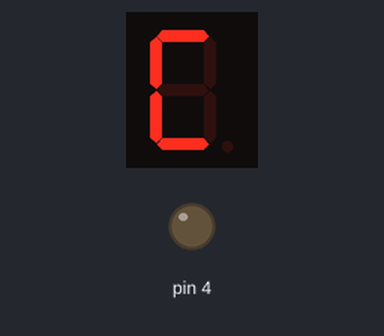
Bench run of a sketch on a simulated Arduino Uno, built with avr-gcc and run on an emulated ATmega328P. Parts: 1-digit seven-segment display, output pins drawn as LEDs (lit = HIGH). Wiring (inferred from the names in the program): 1-digit 7-segment display, segments lit when HIGH: segments pin 7, pin 6, pin 5, pin 11, pin 10, pin 8, pin 9. The segment pins are drawn as the display they are named for; pins used as bus, display or sensor lines are not drawn.

Above: at 0.1 s.
At 2.1 s:
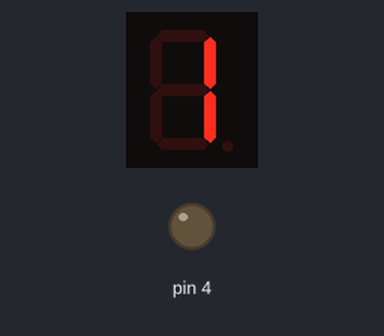
At 3.1 s:
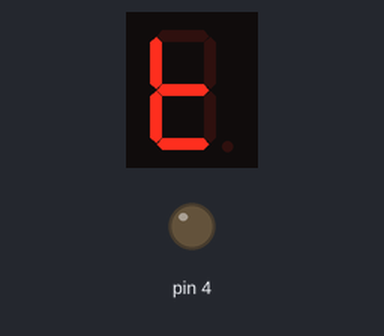
At 4.1 s:
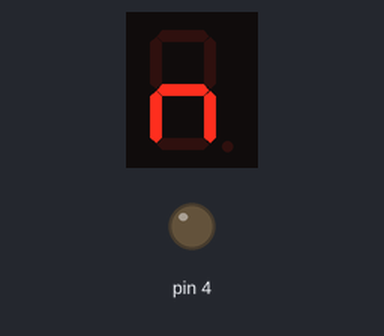
At 5.1 s:
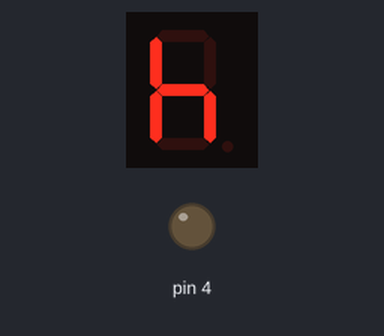
At 6.1 s:
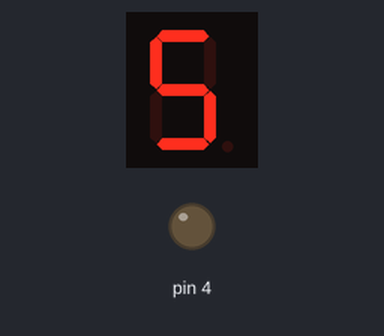

Measured:
- by itself, everything shown: repeats every 7.0 s, in 6 steps
- what the display in image 1 shows lasts 1.0 s, from 2.0 s to 3.0 s

The sketch:

_7_Segment_Display.ino
```cpp
//7-Segment Display
//You should now see the 7-segment display cycle from 0 to F

const int a=7; //a of 7-segment attach to digital pin 7
const int b=6; //b of 7-segment attach to digital pin 6
const int c=5; //c of 7-segment attach to digital pin 5
const int d=11;//d of 7-segment attach to digital pin 11
const int e=10;//e of 7-segment attach to digital pin 10
const int f=8;//f of 7-segment attach to digital pin 8
const int g=9;//g of 7-segment attach to digital pin 9
const int dp=4;//dp of 7-segment attach to digital pin 4

void setup()
{
  //loop over thisPin from 4 to 11 and set them all to output
  for(int thisPin = 4;thisPin <= 11;thisPin++)
  {
    pinMode(thisPin,OUTPUT);
  }
}

void loop()
{
  digital_1();//diaplay 1 to the 7-segment
  delay(1000);//wait for a second
  digital_2();//diaplay 2 to the 7-segment
  delay(1000); //wait for a second
  digital_3();//diaplay 3 to the 7-segment
  delay(1000); //wait for a second
  digital_4();//diaplay 4 to the 7-segment
  delay(1000); //wait for a second
  digital_5();//diaplay 5 to the 7-segment
  delay(1000); //wait for a second
  digital_6();//diaplay 6 to the 7-segment
  delay(1000); //wait for a second
  digital_7();//diaplay 7 to the 7-segment
  delay(1000); //wait for a second
  //digital_8();//diaplay 8 to the 7-segment
//  delay(1000); //wait for a second
}

void digital_1(void) //diaplay 1 to the 7-segment
{
  digitalWrite(a,HIGH);//turn the c of the 7-segment on
  digitalWrite(b,LOW);//turn the b of the 7-segment on
  digitalWrite(c,LOW);
  digitalWrite(d,HIGH);
  digitalWrite(e,HIGH);
  digitalWrite(f,HIGH);
  digitalWrite(g,LOW);
}
void digital_2(void) //diaplay 2 to the 7-segment
{
   digitalWrite(a,HIGH);//turn the c of the 7-segment on
  digitalWrite(b,LOW);//turn the b of the 7-segment on
  digitalWrite(c,LOW);
  digitalWrite(d,HIGH);
  digitalWrite(e,HIGH);
  digitalWrite(f,HIGH);
  digitalWrite(g,LOW);
}
void digital_3(void) //diaplay 3 to the 7-segment
{
    digitalWrite(a,LOW);//turn the c of the 7-segment on
  digitalWrite(b,HIGH);//turn the b of the 7-segment on
  digitalWrite(c,HIGH);
  digitalWrite(d,LOW);
  digitalWrite(e,LOW);
  digitalWrite(f,LOW);
  digitalWrite(g,LOW);
}
void digital_4(void) //diaplay 4 to the 7-segment
{
    digitalWrite(a,LOW);//turn the c of the 7-segment on
  digitalWrite(b,LOW);//turn the b of the 7-segment on
  digitalWrite(c,LOW);
  digitalWrite(d,HIGH);
  digitalWrite(e,HIGH);
  digitalWrite(f,HIGH);
  digitalWrite(g,HIGH);
}
void digital_5(void) //diaplay 5 to the 7-segment
{
  digitalWrite(a,LOW);//turn the c of the 7-segment on
  digitalWrite(b,LOW);//turn the b of the 7-segment on
  digitalWrite(c,HIGH);
  digitalWrite(d,LOW);
  digitalWrite(e,HIGH);
  digitalWrite(f,LOW);
  digitalWrite(g,HIGH);
}
void digital_6(void) //diaplay 6 to the 7-segment
{
    digitalWrite(a,LOW);//turn the c of the 7-segment on
  digitalWrite(b,LOW);//turn the b of the 7-segment on
  digitalWrite(c,HIGH);
  digitalWrite(d,LOW);
  digitalWrite(e,HIGH);
  digitalWrite(f,HIGH);
  digitalWrite(g,HIGH);
}
void digital_7(void) //diaplay 7 to the 7-segment
{
  digitalWrite(a,HIGH);//turn the c of the 7-segment on
  digitalWrite(b,LOW);//turn the b of the 7-segment on
  digitalWrite(c,HIGH);
  digitalWrite(d,HIGH);
  digitalWrite(e,LOW);
  digitalWrite(f,HIGH);
  digitalWrite(g,HIGH);
}
```
